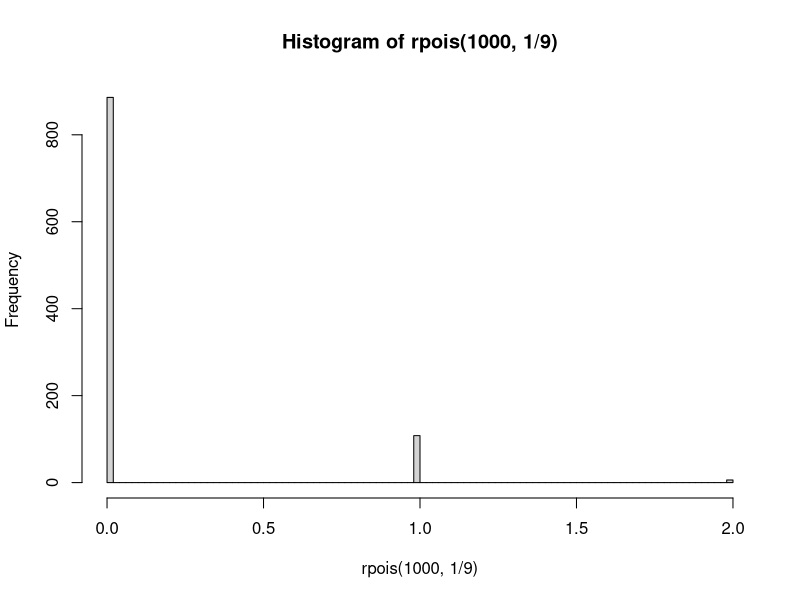

Reproduce this figure in R.
# simulate poisson distribution with mean \lambda

# The skewness of the poisson distribution is
# \frac{1}{\sqrt{\lambda}}, hence a function of \lambda.
# So that in terms of the skewness we have \lambda = \frac{1}{\skewness^2}.

# So if skewness is 3, then \lambda = \frac{1}{3^2} = \frac{1}{9}.
# Thus to simulate poisson with skewness equal to 3 of size 100, we have
hist(rpois(1000, 1/9), breaks = 100)
